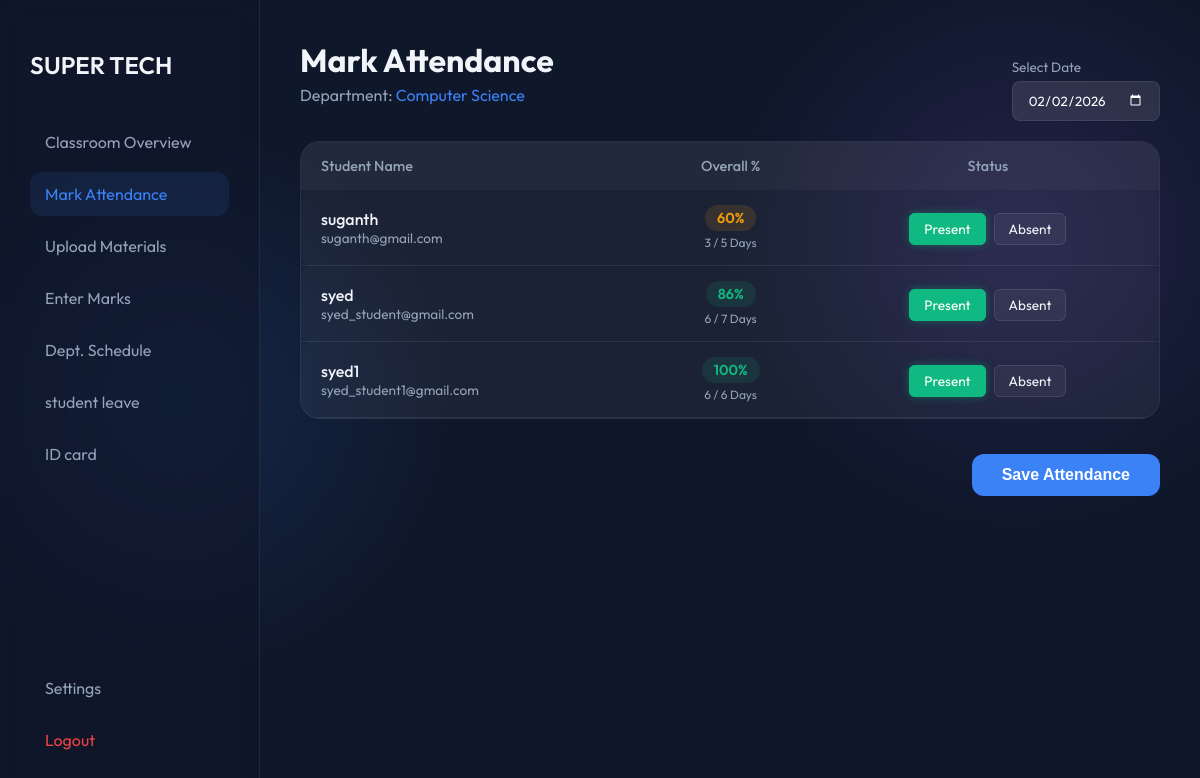
Page /mark_attendance.php?date=2026-02-02 (signed in) on the committed database.
### tables this page shows
CREATE TABLE `users` (
  `id` int(11) NOT NULL,
  `name` varchar(100) NOT NULL,
  `email` varchar(100) NOT NULL,
  `password` varchar(255) NOT NULL,
  `role` enum('admin','teacher','student') NOT NULL,
  `dept_id` int(11) DEFAULT NULL,
  `salary` decimal(10,2) DEFAULT 0.00,
  `fees_due` decimal(10,2) DEFAULT 0.00,
  `phone` varchar(20) DEFAULT NULL,
  `designation` varchar(100) DEFAULT 'Student',
  `profile_pic` varchar(255) DEFAULT NULL
);

CREATE TABLE `departments` (
  `id` int(11) NOT NULL,
  `name` varchar(100) NOT NULL,
  `fees` decimal(10,2) DEFAULT 0.00
);

### mark_attendance.php (the view, shortened to what this page needs)
<?php
include 'db.php';
$teacher_id = $_SESSION['user_id'];
$t_sql = "SELECT dept_id, departments.name as dept_name
          FROM users
          LEFT JOIN departments ON users.dept_id = departments.id
          WHERE users.id = $teacher_id";
$t_res = $conn->query($t_sql);
$t_data = $t_res->fetch_assoc();
$dept_id = $t_data['dept_id'];
$dept_name = $t_data['dept_name'];
$selected_date = isset($_GET['date']) ? $_GET['date'] : date('Y-m-d');
?>
<!DOCTYPE html>
<html>
<head>
    <link rel="stylesheet" href="style.css">
</head>
<body>
    <div class="dashboard-container">
        <div class="sidebar">
            <h2 style="margin-bottom: 40px; font-weight: 600;">SUPER TECH</h2>
            <nav>
                <a href="teacher_dashboard.php" class="nav-item">Classroom Overview</a>
                <a href="mark_attendance.php" class="nav-item active">Mark Attendance</a>
                <a href="upload_materials.php" class="nav-item">Upload Materials</a>
                <a href="teacher_marks.php" class="nav-item">Enter Marks</a>
                <a href="dept_schedule.php" class="nav-item">Dept. Schedule</a>
                <a href="teacher_leave.php" class="nav-item">student leave</a>
                <a href="teacher_id_card.php" class="nav-item">ID card</a>
            </nav>
            <div style="margin-top: auto;">
            	<a href="settings.php" class="nav-item">Settings</a>
                <a href="logout.php" class="nav-item" style="color: #ef4444;">Logout</a>
            </div>
        </div>
        <div class="main-area">
            <div style="display: flex; justify-content: space-between; align-items: end; margin-bottom: 20px;">
                <div>
                    <h1 style="margin: 0;">Mark Attendance</h1>
                    <p style="color: var(--text-muted); margin-top: 5px;">Department: <span style="color: var(--accent-glow);"><?php echo $dept_name; ?></span></p>
                </div>
                <form method="GET" id="dateForm">
                    <label style="color: var(--text-muted); font-size: 0.85rem; display: block; margin-bottom: 5px;">Select Date</label>
                    <input type="date" name="date" value="<?php echo $selected_date; ?>" onchange="document.getElementById('dateForm').submit()">
                </form>
            </div>
            <form method="POST">
                <div class="tech-card" style="padding: 0; overflow: hidden;">
                    <table style="width: 100%; border-collapse: collapse;">
                        <thead style="background: rgba(255,255,255,0.05);">
                            <tr>
                                <th style="padding: 15px 20px; text-align: left; color: var(--text-muted); font-weight: 500;">Student Name</th>
                                <th style="padding: 15px 20px; text-align: center; color: var(--text-muted); font-weight: 500;">Overall %</th>
                                <th style="padding: 15px 20px; text-align: center; color: var(--text-muted); font-weight: 500;">Status</th>
                            </tr>
                        </thead>
                        <tbody>
                            <?php
                            $s_sql = "SELECT id, name, email FROM users WHERE role='student' AND dept_id = $dept_id ORDER BY name ASC";
                            $s_res = $conn->query($s_sql);
                            if ($s_res->num_rows > 0) {
                                while($student = $s_res->fetch_assoc()) {
                                    $sid = $student['id'];
                                    $tot_q = $conn->query("SELECT COUNT(*) as c FROM attendance WHERE student_id=$sid");
                                    $total_days = $tot_q->fetch_assoc()['c'];
                                    $pre_q = $conn->query("SELECT COUNT(*) as c FROM attendance WHERE student_id=$sid AND status='Present'");
                                    $present_days = $pre_q->fetch_assoc()['c'];
                                    $percentage = ($total_days > 0) ? round(($present_days / $total_days) * 100) : 0;
                                    $p_color = '#ef4444';
                                    if($percentage >= 75) $p_color = '#10b981';
                                    elseif($percentage >= 50) $p_color = '#f59e0b';
                                    $status = 'Present';
                                    $check_sql = "SELECT status FROM attendance WHERE student_id=$sid AND date='$selected_date'";
                                    $check_res = $conn->query($check_sql);
                                    if($check_res->num_rows > 0) {
                                        $status = $check_res->fetch_assoc()['status'];
                                    }
                                    $p_checked = ($status == 'Present') ? 'checked' : '';
                                    $a_checked = ($status == 'Absent') ? 'checked' : '';
                                    echo "<tr style='border-bottom: 1px solid var(--glass-border);'>
                                            <td style='padding: 15px 20px;'>
                                                <div style='font-weight: 500; font-size: 1rem;'>{$student['name']}</div>
                                                <div style='font-size: 0.85rem; color: var(--text-muted);'>{$student['email']}</div>
                                            </td>
                                            <td style='padding: 15px 20px; text-align: center;'>
                                                <div style='display:inline-block; padding: 4px 12px; background: {$p_color}20; color: $p_color; border-radius: 15px; font-weight: 600; font-size: 0.9rem;'>
                                                    $percentage%
                                                </div>
                                                <div style='font-size: 0.75rem; color: var(--text-muted); margin-top: 4px;'>$present_days / $total_days Days</div>
                                            </td>
                                            <td style='padding: 15px 20px;'>
                                                <div class='status-options'>
                                                    <label>
                                                        <input type='radio' name='status[$sid]' value='Present' class='present' $p_checked>
                                                        <span class='radio-label'>Present</span>
                                                    </label>
                                                    <label>
                                                        <input type='radio' name='status[$sid]' value='Absent' class='absent' $a_checked>
                                                        <span class='radio-label'>Absent</span>
                                                    </label>
                                                </div>
                                            </td>
                                          </tr>";
                                }
                            } else {
                                echo "<tr><td colspan='3' style='text-align:center; padding: 40px; color: var(--text-muted);'>No students found in your department.</td></tr>";
                            }
                            ?>
                        </tbody>
                    </table>
                </div>
                <?php if ($s_res->num_rows > 0): ?>
                    <div style="margin-top: 20px; text-align: right;">
                        <button type="submit" name="submit_attendance" class="btn-tech" style="width: auto; padding: 12px 30px; background: #3b82f6;">
                            Save Attendance
                        </button>
                    </div>
                <?php endif; ?>
            </form>
        </div>
    </div>
</body>
</html>

### style.css (style rules this page uses)
:root { --bg-deep: #0f172a; --accent-glow: #3b82f6; --accent-secondary: #8b5cf6; --text-main: #f1f5f9; --text-muted: #94a3b8; --glass-bg: rgba(255, 255, 255, 0.03); --glass-border: rgba(255, 255, 255, 0.08); --input-bg: rgba(0, 0, 0, 0.2); }
* { box-sizing: border-box; }
body { font-family: 'Outfit', sans-serif; margin: 0; background-color: var(--bg-deep); background-image: radial-gradient(circle at 15% 50%, rgba(59, 130, 246, 0.15), transparent 25%), radial-gradient(circle at 85% 30%, rgba(139, 92, 246, 0.15), transparent 25%); color: var(--text-main); height: 100vh; overflow: hidden; }
.btn-tech { width: 100%; padding: 14px; margin-top: 10px; background: linear-gradient(135deg, var(--accent-glow), var(--accent-secondary)); color: white; border: none; border-radius: 12px; font-size: 1rem; font-weight: 600; cursor: pointer; transition: transform 0.2s, box-shadow 0.2s; }
.dashboard-container { display: flex; height: 100vh; }
.sidebar { width: 260px; background: rgba(15, 23, 42, 0.6); backdrop-filter: blur(10px); border-right: 1px solid var(--glass-border); padding: 30px; display: flex; flex-direction: column; }
.nav-item { display: flex; align-items: center; padding: 12px 15px; color: var(--text-muted); text-decoration: none; border-radius: 12px; margin-bottom: 8px; transition: 0.3s; }
.nav-item:hover, .nav-item.active { background: rgba(59, 130, 246, 0.1); color: var(--accent-glow); }
.main-area { flex: 1; padding: 40px; overflow-y: auto; }
.tech-card { background: var(--glass-bg); border: 1px solid var(--glass-border); border-radius: 20px; padding: 25px; margin-bottom: 25px; transition: all 0.3s cubic-bezier(0.4, 0, 0.2, 1); position: relative; }
table { width: 100%; border-collapse: separate; border-spacing: 0 8px; }
th { text-align: left; color: var(--text-muted); padding: 15px; font-weight: 400; font-size: 0.9rem; }
td { background: rgba(255,255,255,0.02); padding: 15px; }
td:first-child { border-radius: 10px 0 0 10px; }
td:last-child { border-radius: 0 10px 10px 0; }

### mark_attendance.php (style rules this page uses)
input[type="date"] { background: rgba(255,255,255,0.1); border: 1px solid var(--glass-border); color: white; padding: 10px 15px; border-radius: 8px; font-family: inherit; outline: none; color-scheme: dark; cursor: pointer; }
.status-options { display: flex; gap: 8px; justify-content: center; }
.radio-label { cursor: pointer; padding: 6px 14px; border-radius: 6px; background: rgba(255,255,255,0.05); border: 1px solid rgba(255,255,255,0.1); font-size: 0.85rem; transition: all 0.2s; user-select: none; }
input[type="radio"].present:checked + .radio-label { background: #10b981; color: white; border-color: #10b981; box-shadow: 0 0 8px rgba(16, 185, 129, 0.4); }

### rows in the picture
users: dept.name "Computer Science"
users: name "suganth", email "suganth@gmail.com", percentage "60", present_days "3", total_days "5"
users: name "syed", email "syed_student@gmail.com", percentage "86", present_days "6", total_days "7"
users: name "syed1", email "syed_student1@gmail.com", percentage "100", present_days "6", total_days "6"
